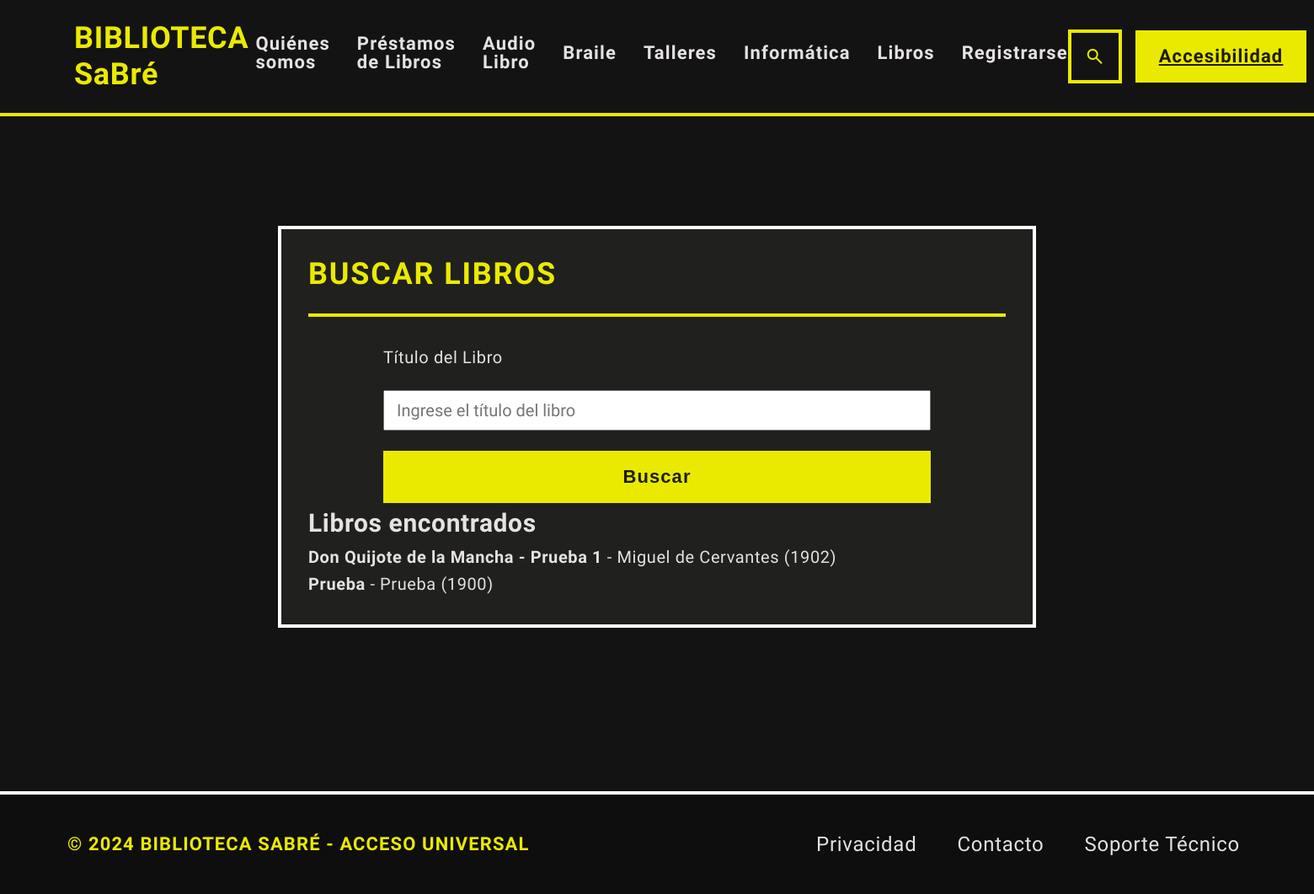
Screenshot of /buscar-libros/ with the database file from the repository.
### Administrador/models.py (models this page shows, shortened)
class Libros(models.Model):
    titulo_libro = models.CharField(max_length=100)
    autor = models.CharField(max_length=100)
    anio = models.IntegerField()
    genero_categoria = models.CharField(max_length=50)
    editorial = models.CharField(max_length=100)
    isbn = models.CharField(max_length=20, blank=True)
    disponibilidad = models.BooleanField(default=True)

### Administrador/views.py (the view)
# urls.py: path('buscar-libros/', views.buscar_libros, name='buscar_libros'),
def buscar_libros(request):
    termino = request.GET.get('buscar', '').strip()
    libros = Libros.objects.filter(titulo_libro__icontains=termino)
    return render(
        request,
        'Administrador/buscar_libros.html',
        {'libros': libros}
    )

### templates/Administrador/buscar_libros.html (shortened to what this page needs)
{% extends "Administrador/index.html" %}
{% load static %}
{% block codigoDinamico %}
<main class="main-content">
    <section class="products-section">
        <div class="products-header">
            <h1 class="section-title uppercase tracking-wider">
                BUSCAR LIBROS
            </h1>
        </div>
        <div class="table-container">
            <form method="GET">
                <label for="buscar">
                    Título del Libro
                </label>
                <input
                    type="text"
                    id="buscar"
                    name="buscar"
                    placeholder="Ingrese el título del libro"
                >
                <button type="submit" class="btn-nuevo-libro">
                    Buscar
                </button>
            </form>
            {% if libros %}
                <h2>Libros encontrados</h2>
                {% for libro in libros %}
                    <div>
                        <strong>{{ libro.titulo_libro }}</strong>
                        - {{ libro.autor }} ({{ libro.anio }})
                    </div>
                {% endfor %}
            {% elif request.GET.buscar %}
    <p>No se encontró ningún libro con ese título.</p>
{% endif %}
        </div>
    </section>
</main>
{% endblock codigoDinamico %}

### static/Administrador/style.css (style rules this page uses)
:root { --primary-fixed-dim: #cdcd00; --on-secondary-container: #b5b5b5; --background: #131313; --on-secondary: #303030; --outline: #939277; --inverse-surface: #e5e2e1; --on-surface-variant: #cac8aa; --surface-container-low: #1c1b1b; --outline-variant: #484831; --on-tertiary-container: #636565; --surface-container-high: #2a2a2a; --surface-container: #20201f; --error-container: #93000a; --on-tertiary-fixed-variant: #454747; --secondary: #c6c6c6; --on-primary-fixed-variant: #494900; --on-primary-container: #686800; --on-primary: #323200; --tertiary: #ffffff; --on-secondary-fixed: #1b1b1b; --on-error-container: #ffdad6; --on-background: #e5e2e1; --inverse-primary: #626200; --primary-fixed: #eaea00; --secondary-fixed: #e2e2e2; --secondary-container: #474747; --surface-tint: #cdcd00; --on-primary-fixed: #1d1d00; --primary: #ffffff; --surface-dim: #131313; --on-tertiary: #2f3131; --secondary-fixed-dim: #c6c6c6; --on-secondary-fixed-variant: #474747; --surface-bright: #393939; --inverse-on-surface: #313030; --surface-container-lowest: #0e0e0e; --on-tertiary-fixed: #1a1c1c; --tertiary-fixed-dim: #c6c6c7; --tertiary-container: #e2e2e2; --tertiary-fixed: #e2e2e2; --surface-variant: #353535; --error: #ffb4ab; --on-error: #690005; --surface: #131313; --on-surface: #e5e2e1; --surface-container-highest: #353535; --primary-container: #eaea00; --margin-desktop: 80px; --margin-mobile: 24px; --gutter: 32px; --stack-sm: 16px; --stack-md: 32px; --stack-lg: 64px; --font-atkinson: "Atkinson Hyperlegible Next", sans-serif; }
* { box-sizing: border-box; margin: 0; padding: 0; }
body { background-color: var(--background); color: var(--on-background); font-family: var(--font-atkinson); font-size: 20px; line-height: 1.6; letter-spacing: 0.03em; font-weight: 400; min-height: 100vh; display: flex; flex-direction: column; }
.main-content { flex-grow: 1; display: flex; flex-direction: column; gap: var(--stack-lg); padding: var(--margin-desktop); }
.section-title { font-size: 36px; line-height: 1.2; letter-spacing: 0.02em; font-weight: 700; color: var(--primary-fixed); border-bottom: 4px solid var(--primary-fixed); padding-bottom: 16px; display: inline-block; align-self: flex-start; }
.products-section { display: flex; flex-direction: column; gap: var(--stack-md); margin-top: var(--stack-lg); border: 4px solid var(--tertiary); padding: 32px; background-color: var(--surface-container); }
.products-header { display: flex; flex-direction: row; align-items: center; justify-content: space-between; gap: 16px; border-bottom: 4px solid var(--primary-fixed); padding-bottom: 24px; }
.products-header .section-title { border-bottom: none; padding-bottom: 0; }
.uppercase { text-transform: uppercase; }
.tracking-wider { letter-spacing: 0.05em; }
.btn-nuevo-libro { background-color: var(--primary-fixed); color: var(--on-primary-fixed); font-size: 22px; line-height: 1; letter-spacing: 0.05em; font-weight: 700; padding: 16px 24px; border: 4px solid var(--primary-fixed); border-radius: 0; cursor: pointer; transition: background-color 0.15s ease, color 0.15s ease; }
.table-container { width: 100%; overflow-x: auto; }
form { display: flex; flex-direction: column; gap: 16px; max-width: 800px; }
form input, form select, form textarea { width: 100%; min-height: 48px; padding: 10px 14px; font-size: 20px; font-family: var(--font-atkinson); box-sizing: border-box; }
main.main-content > .products-section { width: min(900px, 92%); margin: 50px auto; box-sizing: border-box; }
main.main-content > .products-section .table-container { width: 100%; box-sizing: border-box; }
main.main-content > .products-section .table-container form { width: 100%; max-width: 650px; margin: 0 auto; box-sizing: border-box; }
main.main-content > .products-section .table-container form label { display: block; margin-bottom: 7px; }
main.main-content > .products-section .table-container form input:not([type="checkbox"]):not([type="radio"]), main.main-content > .products-section .table-container form select, main.main-content > .products-section .table-container form textarea { width: 100%; max-width: 100%; box-sizing: border-box; }
main.main-content > .products-section .table-container form button { width: 100%; box-sizing: border-box; margin-top: 8px; }

### rows the page displays
Libros: titulo_libro "Don Quijote de la Mancha - Prueba 1", autor "Miguel de Cervantes", anio "1902"
Libros: titulo_libro "Prueba", autor "Prueba", anio "1900"
